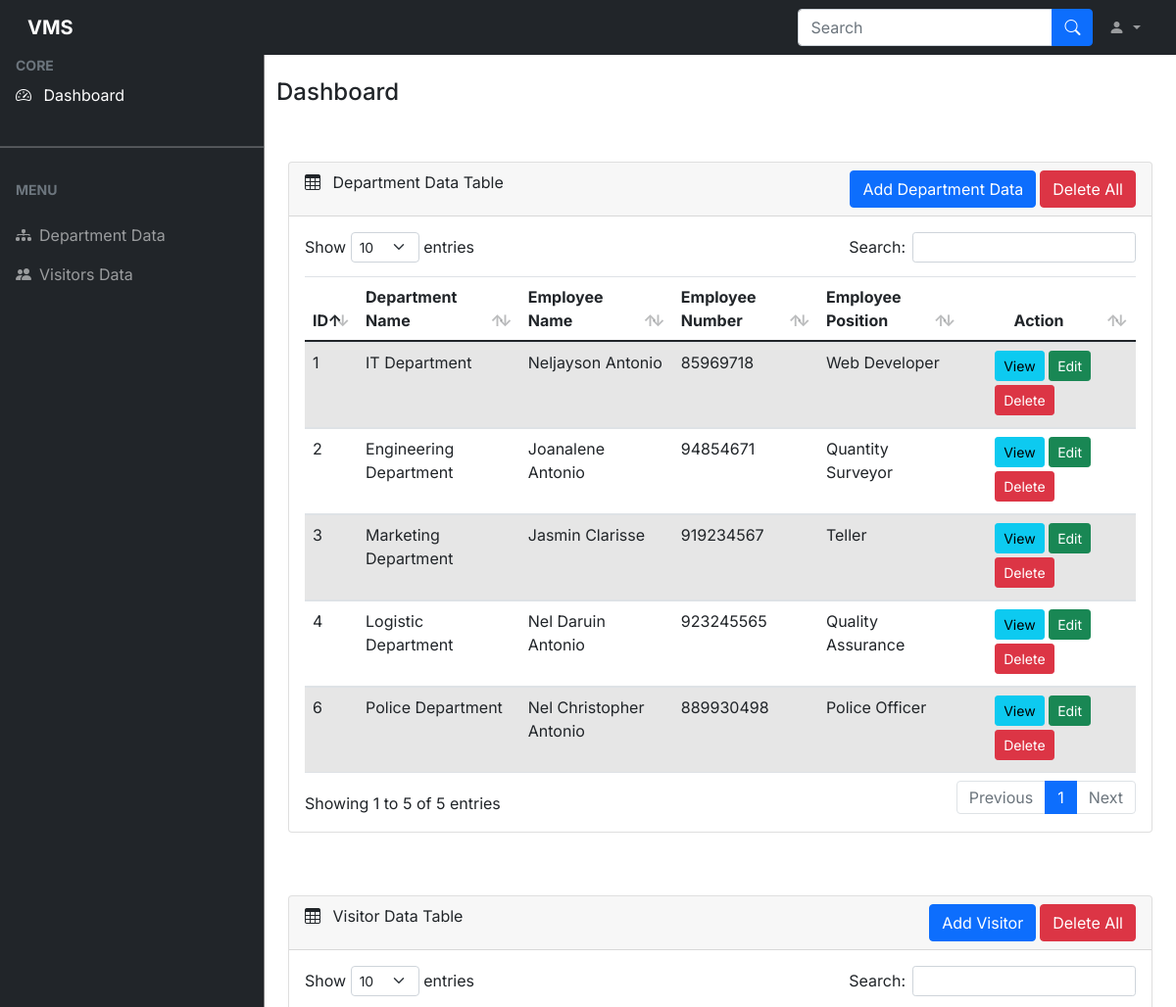
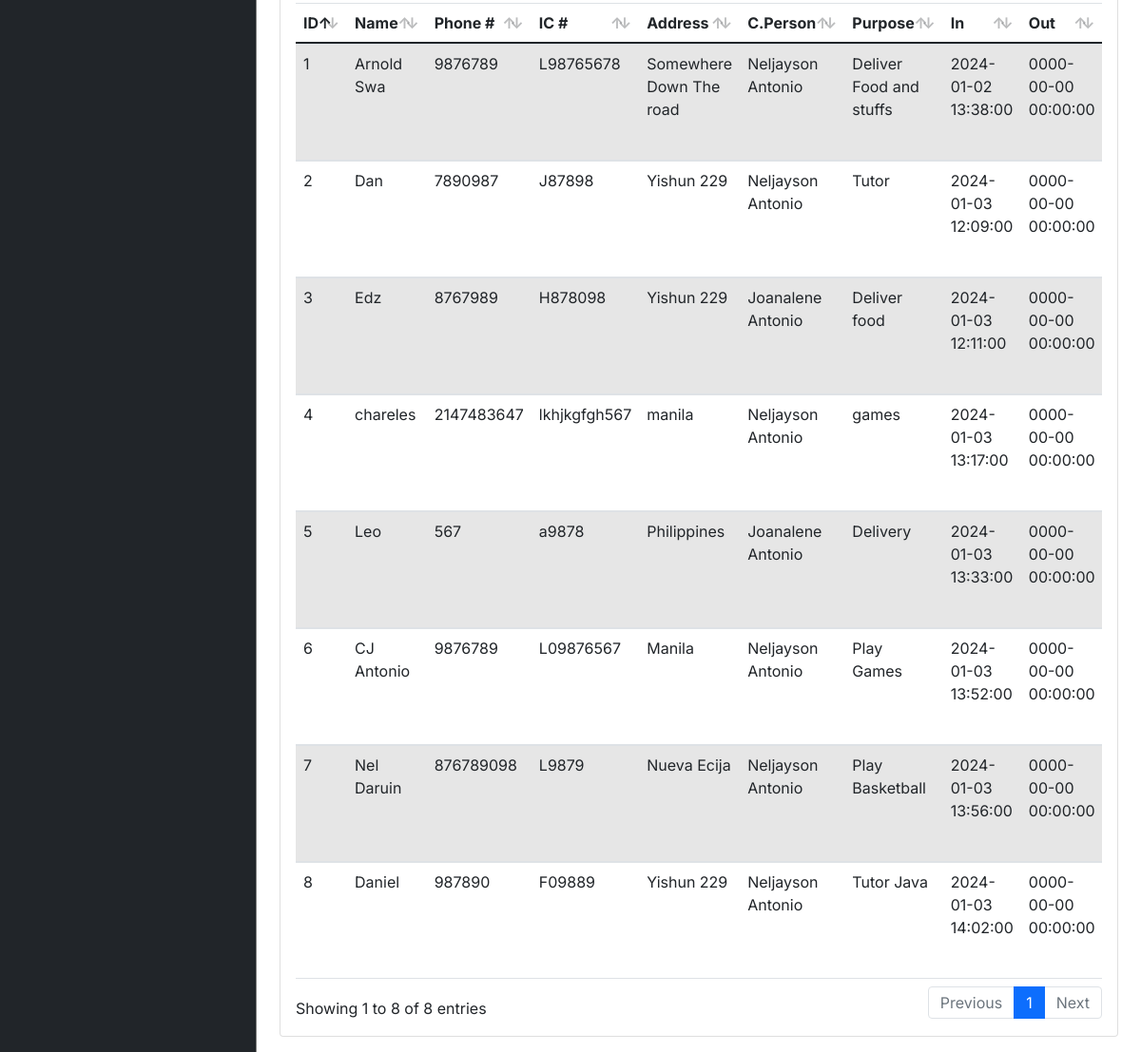
The page / on the database its author committed (2 pictures, top to bottom).
### tables this page shows
CREATE TABLE `department_tbl` (
  `id` int(11) NOT NULL,
  `dep_name` varchar(100) NOT NULL,
  `dep_emp_name` varchar(100) NOT NULL,
  `dep_emp_phone` int(8) NOT NULL,
  `dep_emp_pos` varchar(100) NOT NULL
);

CREATE TABLE `visitor_tbl` (
  `id` int(11) NOT NULL,
  `visitor_name` varchar(100) NOT NULL,
  `visitor_phone` int(8) NOT NULL,
  `visitor_ic` varchar(100) NOT NULL,
  `visitor_address` varchar(100) NOT NULL,
  `dep_emp_name` varchar(100) NOT NULL,
  `dep_emp_phone` int(8) NOT NULL,
  `visitor_purpose` varchar(200) NOT NULL,
  `visitor_time_in` datetime NOT NULL,
  `visitor_time_out` datetime NOT NULL
);

### visitor-tbl.php (the view, shortened to what this page needs)
<?php
require 'dbcon.php'; ?>
<?php include('includes/header.php'); ?>
<?php include('includes/side-navigation.php'); ?>
<div class="container mt-5" id="visitors-tbl">
    <div class="row">
        <div class="col-md-12 mb-3">
            <div class="card">
                <div class="card-header">
                    <span><i class="bi bi-table me-2"></i></span> Visitor Data Table
                     <form action="code.php" method="POST" class="float-right">
                     <button type="submit" name="visitor_delete_all" class="btn btn-danger" onclick="return confirm('Are you sure you want to delete all?')">Delete All</button>
                    </form><a href="visitor-create.php" class="btn btn-primary mr-1 float-end">Add Visitor</a>
                </div>
                <div class="card-body">
                    <div class="table-responsive">
                        <table
                            id="example"
                            class="table table-striped data-table"
                            style="width: 100%"
                        >
                            <thead>
                                <tr>
                                    <th>ID</th>
                                    <th>Name</th>
                                    <th>Phone #</th>
                                    <th>IC #</th>
                                    <th>Address</th>
                                    <th>C.Person</th>
                                    <th>Purpose</th>
                                    <th>In</th>
                                    <th>Out</th>
                                </tr>
                            </thead>
                            <tbody>
                                <?php
                                $query = "SELECT * FROM visitor_tbl";
                                $query_run = mysqli_query($con, $query);
                                if (mysqli_num_rows($query_run) > 0) {
                                    foreach ($query_run as $visitor) {
                                        ?>
                                                            <tr>
                                                            <td><?= $visitor['id']; ?></td>
                                                            <td><?= $visitor['visitor_name']; ?></td>
                                                            <td><?= $visitor['visitor_phone']; ?></td>
                                                            <td><?= $visitor['visitor_ic']; ?></td>
                                                            <td><?= $visitor['visitor_address']; ?></td>
                                                            <td><?= $visitor['dep_emp_name']; ?></td>
                                                            <td><?= $visitor['visitor_purpose']; ?></td>
                                                            <td><?= $visitor['visitor_time_in']; ?></td>
                                                            <td><?= $visitor['visitor_time_out']; ?></td>
                                                            </tr>
                                                            <?php
                                    }
                                } else {
                                    echo "<h5> No Record Found!</h5>";
                                }
                                ?>
                            </tbody>
                        </table>
                    </div>
                </div>
            </div>
        </div>
    </div>
</div>
<?php include('includes/footer.php'); ?>

### includes/header.php (shortened to what this page needs)
<!doctype html>
<html lang="en">
  <head>
    <link rel="stylesheet" href="https://cdn.jsdelivr.net/npm/bootstrap@4.4.1/dist/css/bootstrap.min.css">
    <link rel="stylesheet" href="css/bootstrap.min.css" />
    <link
      rel="stylesheet"
      href="https://cdn.jsdelivr.net/npm/bootstrap-icons@1.4.1/font/bootstrap-icons.css"
    />
    <link rel="stylesheet" href="css/dataTables.bootstrap5.min.css" />
    <link rel="stylesheet" href="css/style.css" />
  </head>
 <body class="d-flex flex-column min-vh-100">

### includes/side-navigation.php (shortened to what this page needs)
<nav class="navbar navbar-expand-lg navbar-dark bg-dark fixed-top">
      <div class="container-fluid">
        <a
          class="navbar-brand me-auto ms-lg-0 ms-3 text-uppercase fw-bold"
          href="#"
          >VMS</a
        >
        <div class="collapse navbar-collapse" id="topNavBar">
          <form class="d-flex ms-auto my-3 my-lg-0">
            <div class="input-group">
              <input
                class="form-control"
                type="search"
                placeholder="Search"
                aria-label="Search"
              />
              <button class="btn btn-primary" type="submit">
                <i class="bi bi-search"></i>
              </button>
            </div>
          </form>
          <ul class="navbar-nav">
            <li class="nav-item dropdown">
              <a
                class="nav-link dropdown-toggle ms-2"
                href="#"
                role="button"
                data-bs-toggle="dropdown"
                aria-expanded="false"
              >
                <i class="bi bi-person-fill"></i>
              </a>
            </li>
          </ul>
        </div>
      </div>
    </nav>
    <div
      class="offcanvas offcanvas-start sidebar-nav bg-dark"
      tabindex="-1"
      id="sidebar"
    >
      <div class="offcanvas-body p-0">
        <nav class="navbar-dark">
          <ul class="navbar-nav">
            <li>
              <div class="text-muted small fw-bold text-uppercase px-3">
                CORE
              </div>
            </li>
            <li>
              <a href="#" class="nav-link px-3 active">
                <span class="me-2"><i class="bi bi-speedometer2"></i></span>
                <span>Dashboard</span>
              </a>
            </li>
            <li class="my-4"><hr class="dropdown-divider bg-light" /></li>
            <li>
              <div class="text-muted small fw-bold text-uppercase px-3 mb-3">
                Menu
              </div>
            </li>
            <li>
              <a href="#department-tbl" class="nav-link px-3">
                <span class="me-2 float-left"><i class="bi bi-diagram-3-fill"></i></span>
                <span>Department Data</span>
              </a>
            </li>
            <li>
              <a href="#visitors-tbl" class="nav-link px-3">
                <span class="me-2 float-left"><i class="bi bi-people-fill"></i></span>
                <span>Visitors Data</span>
              </a>
            </li>
          </ul>
        </nav>
      </div>
    </div>

### index.php (shortened to what this page needs)
<?php session_start();
require 'dbcon.php'; ?>
<?php include('includes/header.php'); ?>
<?php include('includes/side-navigation.php'); ?>
    <main class="mt-5 pt-3">
      <div class="container-fluid">
        <div class="row">
          <div class="col-md-12 mt-3">
            <h4>Dashboard</h4>
          </div>
        </div>
        <div id="department-tbl"><?php
        include('department-tbl.php');
        ?></div>
        <div id="visitors-tbl><?php
        include('visitor-tbl.php');
        ?></div>
<?php
include('includes/footer.php');
?>

### department-tbl.php (shortened to what this page needs)
<?php
require 'dbcon.php'; ?>
<?php include('includes/header.php'); ?>
<?php include('includes/side-navigation.php'); ?>
<div class="container mt-5" id="department-tbl">
    <div class="row">
        <div class="col-md-12 mb-3">
            <div class="card">
                <div class="card-header">
                    <span><i class="bi bi-table me-2"></i></span> Department Data Table
                    <form action="code.php" method="POST" class="float-right">
                     <button type="submit" name="department_delete_all" class="btn btn-danger" onclick="return confirm('Are you sure you want to delete all?')">Delete All</button>
                    </form><a href="department-create.php" class="btn btn-primary mr-1 float-right">Add Department Data</a>
                </div>
                <div class="card-body">
                    <div class="table-responsive">
                        <table
                            id="example"
                            class="table table-striped data-table"
                            style="width: 100%"
                        >
                            <thead>
                                <tr>
                                    <th>ID</th>
                                    <th>Department Name</th>
                                    <th>Employee Name</th>
                                    <th>Employee Number</th>
                                    <th>Employee Position</th>
                                    <th style="text-align:center">Action</th>
                                </tr>
                            </thead>
                            <tbody>
                                <?php
                                $query = "SELECT * FROM department_tbl";
                                $query_run = mysqli_query($con, $query);
                                if (mysqli_num_rows($query_run) > 0) {
                                    foreach ($query_run as $department) {
                                        ?>
                                                <tr>
                                                    <td><?= $department['id']; ?></td>
                                                    <td><?= $department['dep_name']; ?></td>
                                                    <td><?= $department['dep_emp_name']; ?></td>
                                                    <td><?= $department['dep_emp_phone']; ?></td>
                                                    <td><?= $department['dep_emp_pos']; ?></td>
                                                    <td>
                                                    <div class="container">
                                                        <a href="department-view.php?id=<?= $department['id']; ?>" class="btn btn-info btn-sm mb-1">View</a>
                                                        <a href="department-edit.php?id=<?= $department['id']; ?>" class="btn btn-success btn-sm mb-1">Edit</a>
                                                        <form action="code.php" method="POST" class="d-inline">
                                                        <button type="submit" name="dep_emp_delete" value="<?= $department['id']; ?>" class="btn btn-danger btn-sm mb-1">Delete</button>
                                                        </form>
                                                    </div>
                                                    </td>
                                                </tr>
                                                <?php
                                    }
                                } else {
                                    echo "<h5> No Record Found!</h5>";
                                }
                                ?>
                            </tbody>
                        </table>
                    </div>
                </div>
            </div>
        </div>
    </div>
</div>
<?php include('includes/header.php'); ?>

### includes/footer.php (shortened to what this page needs)
</body>
</html>

### css/style.css (style rules this page uses)
body, button { font-family: "Inter", sans-serif; }
:root { --offcanvas-width: 270px; --topNavbarHeight: 56px; }
.sidebar-nav { width: var(--offcanvas-width); }
@media (min-width: 992px) { body { overflow: auto !important; } }
@media (min-width: 992px) { main { margin-left: var(--offcanvas-width); } }
@media (min-width: 992px) { .sidebar-nav { -webkit-transform: none; transform: none; visibility: visible !important; height: calc(100% - var(--topNavbarHeight)); top: var(--topNavbarHeight); } }

### rows shown on the page
department_tbl: id "1", dep_name "IT Department", dep_emp_name "Neljayson Antonio", dep_emp_phone "85969718", dep_emp_pos "Web Developer"
department_tbl: id "2", dep_name "Engineering Department", dep_emp_name "Joanalene Antonio", dep_emp_phone "94854671", dep_emp_pos "Quantity Surveyor"
department_tbl: id "3", dep_name "Marketing Department", dep_emp_name "Jasmin Clarisse", dep_emp_phone "919234567", dep_emp_pos "Teller"
department_tbl: id "4", dep_name "Logistic Department", dep_emp_name "Nel Daruin Antonio", dep_emp_phone "923245565", dep_emp_pos "Quality Assurance"
department_tbl: id "6", dep_name "Police Department", dep_emp_name "Nel Christopher Antonio", dep_emp_phone "889930498", dep_emp_pos "Police Officer"
visitor_tbl: id "1", visitor_name "Arnold Swa", visitor_phone "9876789", visitor_ic "L98765678", visitor_address "Somewhere Down The road", dep_emp_name "Neljayson Antonio", visitor_purpose "Deliver Food and stuffs", visitor_time_in "2024-01-02 13:38:00", visitor_time_out "0000-00-00 00:00:00"
visitor_tbl: id "2", visitor_name "Dan", visitor_phone "7890987", visitor_ic "J87898", visitor_address "Yishun 229", dep_emp_name "Neljayson Antonio", visitor_purpose "Tutor", visitor_time_in "2024-01-03 12:09:00", visitor_time_out "0000-00-00 00:00:00"
visitor_tbl: id "3", visitor_name "Edz", visitor_phone "8767989", visitor_ic "H878098", visitor_address "Yishun 229", dep_emp_name "Joanalene Antonio", visitor_purpose "Deliver food", visitor_time_in "2024-01-03 12:11:00", visitor_time_out "0000-00-00 00:00:00"
visitor_tbl: id "4", visitor_name "chareles", visitor_phone "2147483647", visitor_ic "lkhjkgfgh567", visitor_address "manila", dep_emp_name "Neljayson Antonio", visitor_purpose "games", visitor_time_in "2024-01-03 13:17:00", visitor_time_out "0000-00-00 00:00:00"
visitor_tbl: id "5", visitor_name "Leo", visitor_phone "567", visitor_ic "a9878", visitor_address "Philippines", dep_emp_name "Joanalene Antonio", visitor_purpose "Delivery", visitor_time_in "2024-01-03 13:33:00", visitor_time_out "0000-00-00 00:00:00"
visitor_tbl: id "6", visitor_name "CJ Antonio", visitor_phone "9876789", visitor_ic "L09876567", visitor_address "Manila", dep_emp_name "Neljayson Antonio", visitor_purpose "Play Games", visitor_time_in "2024-01-03 13:52:00", visitor_time_out "0000-00-00 00:00:00"
visitor_tbl: id "7", visitor_name "Nel Daruin", visitor_phone "876789098", visitor_ic "L9879", visitor_address "Nueva Ecija", dep_emp_name "Neljayson Antonio", visitor_purpose "Play Basketball", visitor_time_in "2024-01-03 13:56:00", visitor_time_out "0000-00-00 00:00:00"
visitor_tbl: id "8", visitor_name "Daniel", visitor_phone "987890", visitor_ic "F09889", visitor_address "Yishun 229", dep_emp_name "Neljayson Antonio", visitor_purpose "Tutor Java", visitor_time_in "2024-01-03 14:02:00", visitor_time_out "0000-00-00 00:00:00"
